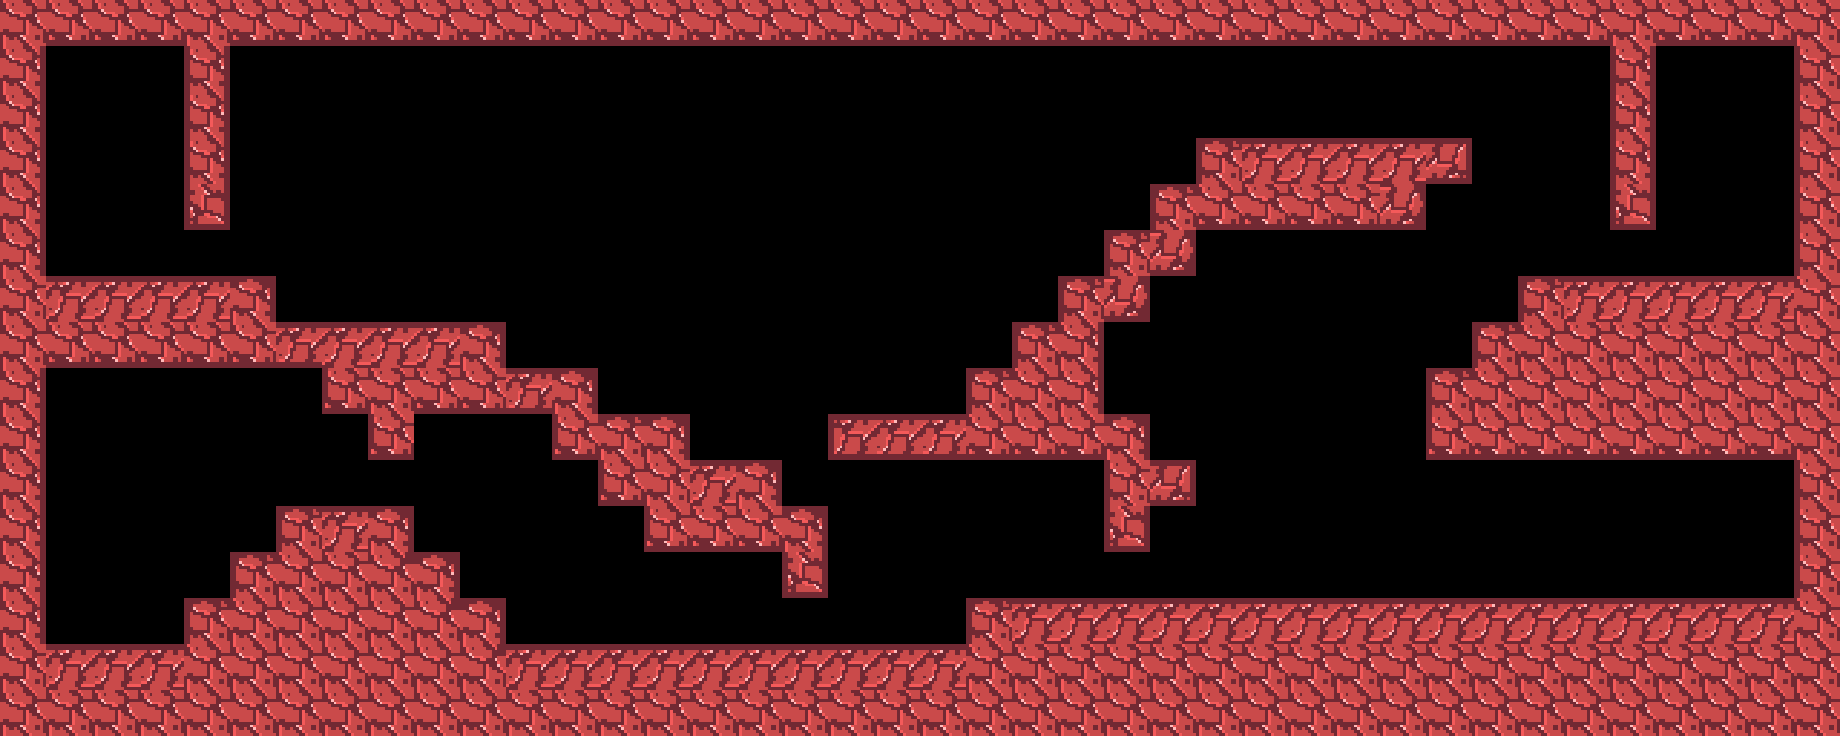

This game map was drawn from its Tiled (.tmx) file and the tilesets committed beside it. A one-line description and the full map source follow:
An orthogonal 40x16 tile map with 46x46 px tiles, 1 tile layer (StaticTile), 6 tilesets.

<map version="1.2" tiledversion="1.3.2" orientation="orthogonal" renderorder="right-down" compressionlevel="0" width="40" height="16" tilewidth="46" tileheight="46" infinite="0" nextlayerid="12" nextobjectid="379">
 <tileset firstgid="1" source="StaticTile.tsx" />
 <tileset firstgid="2" source="DynamicTile.tsx" />
 <tileset firstgid="3" source="BrokenTile.tsx" />
 <tileset firstgid="4" source="VirusTile.tsx" />
 <tileset firstgid="5" source="FixedTile.tsx" />
 <tileset firstgid="6" source="statictiles.tsx" />
 <layer id="11" name="StaticTile" width="40" height="16">
  <data encoding="csv">
1,7,7,7,6,7,7,7,7,7,7,7,7,7,7,7,7,7,7,7,7,7,7,7,7,7,7,7,7,7,7,7,7,7,7,6,7,7,7,1,
8,0,0,0,17,0,0,0,0,0,0,0,0,0,0,0,0,0,0,0,0,0,0,0,0,0,0,0,0,0,0,0,0,0,0,17,0,0,0,9,
8,0,0,0,17,0,0,0,0,0,0,0,0,0,0,0,0,0,0,0,0,0,0,0,0,0,0,0,0,0,0,0,0,0,0,17,0,0,0,9,
8,0,0,0,17,0,0,0,0,0,0,0,0,0,0,0,0,0,0,0,0,0,0,0,0,0,12,14,14,14,14,20,0,0,0,17,0,0,0,9,
8,0,0,0,18,0,0,0,0,0,0,0,0,0,0,0,0,0,0,0,0,0,0,0,0,12,7,7,7,7,15,0,0,0,0,18,0,0,0,9,
8,0,0,0,0,0,0,0,0,0,0,0,0,0,0,0,0,0,0,0,0,0,0,0,12,15,0,0,0,0,0,0,0,0,0,0,0,0,0,9,
1,14,14,14,14,13,0,0,0,0,0,0,0,0,0,0,0,0,0,0,0,0,0,12,15,0,0,0,0,0,0,0,0,12,14,14,14,14,14,1,
1,7,7,7,7,7,21,14,14,14,13,0,0,0,0,0,0,0,0,0,0,0,12,8,0,0,0,0,0,0,0,0,12,1,1,1,1,1,1,1,
8,0,0,0,0,0,0,11,1,7,7,21,13,0,0,0,0,0,0,0,0,12,1,8,0,0,0,0,0,0,0,12,1,1,1,1,1,1,1,1,
8,0,0,0,0,0,0,0,11,0,0,0,11,10,13,0,0,0,19,21,21,7,7,7,13,0,0,0,0,0,0,11,7,7,7,7,7,7,7,6,
8,0,0,0,0,0,0,0,0,0,0,0,0,11,1,14,13,0,0,0,0,0,0,0,9,20,0,0,0,0,0,0,0,0,0,0,0,0,0,9,
8,0,0,0,0,0,12,14,13,0,0,0,0,0,11,7,7,13,0,0,0,0,0,0,18,0,0,0,0,0,0,0,0,0,0,0,0,0,0,9,
8,0,0,0,0,12,1,1,22,13,0,0,0,0,0,0,0,18,0,0,0,0,0,0,0,0,0,0,0,0,0,0,0,0,0,0,0,0,0,9,
8,0,0,0,12,1,1,1,1,22,13,0,0,0,0,0,0,0,0,0,0,12,14,14,14,14,14,14,14,14,14,14,14,14,14,14,14,14,14,6,
1,14,14,14,1,1,1,1,1,1,22,14,14,14,14,14,14,14,14,14,14,1,1,1,1,1,1,1,1,1,1,1,1,1,1,1,1,1,1,1,
1,1,1,1,1,1,1,1,1,1,1,1,1,1,1,1,1,1,1,1,1,1,1,1,1,1,1,1,1,1,1,1,1,1,1,1,1,1,1,1
</data>
 </layer>
</map>